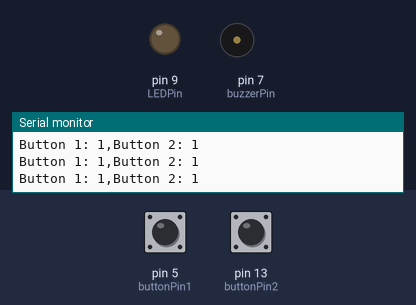
Bench run of a sketch on a simulated Arduino Uno, built with avr-gcc and run on an emulated ATmega328P. Parts: output pins drawn as LEDs (lit = HIGH), buzzer (waves = sounding, pin HIGH), the last lines printed to the serial monitor. Inputs (shaded band) come from the test bench; at power-on: pin 5 (buttonPin1) HIGH, pin 13 (buttonPin2) HIGH.

Above: at 1.4 s.
1.5 s: pin 5 (buttonPin1) pulled LOW for 1 s
At 3.7 s:
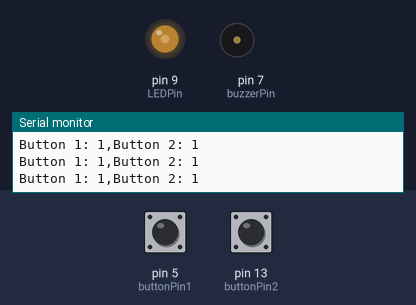
4.2 s: pin 13 (buttonPin2) pulled LOW for 3.2 s
At 5.85 s:
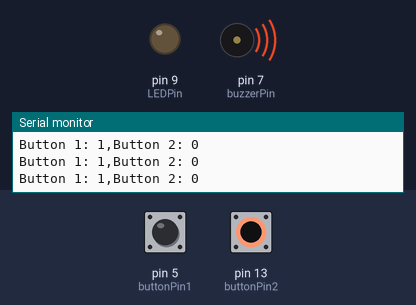
9.0 s: pin 5 (buttonPin1) pulled LOW for 3.2 s
At 13.4 s:
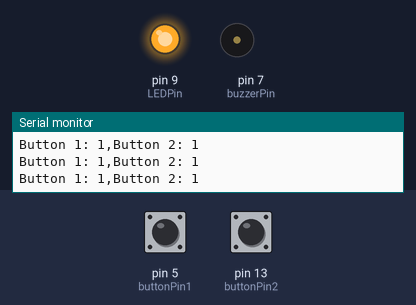
13.7 s: pin 13 (buttonPin2) pulled LOW for 3.2 s
At 14.86 s:
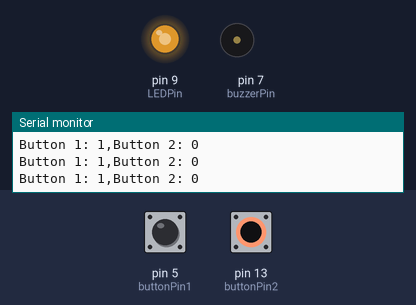
18.6 s: pin 5 (buttonPin1) pulled LOW for 0.35 s
At 20.4 s:
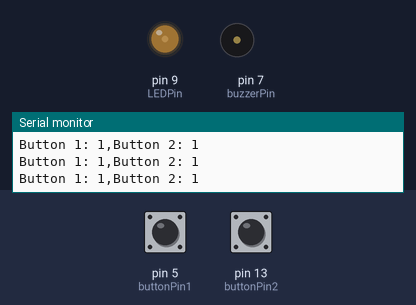
20.7 s: pin 13 (buttonPin2) pulled LOW for 0.35 s
At 22.2 s:
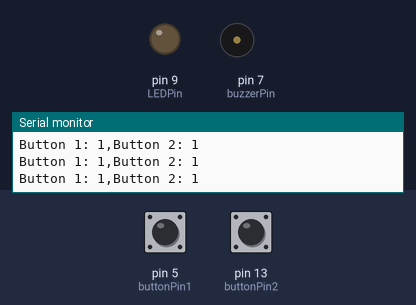
Timing chart, 0 to 23.7 s (numbered marks = the images above; inputs shaded):
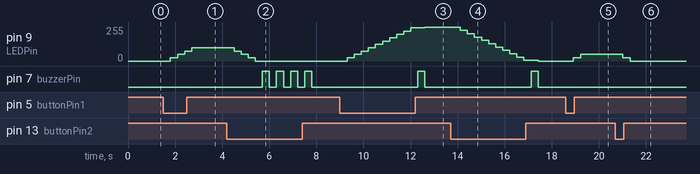

The sketch:

2pushbuttons_LED_buzzer_lightchanging.ino
```cpp
int buttonPin1 = 5;
int buttonPin2 = 13;
int buttonVal1;
int buttonVal2;
int LEDbright = 0;
int dt = 300;
int LEDPin = 9;
int buzzerPin = 7;


void setup() {
  // put your setup code here, to run once:
  Serial.begin(9600);
  pinMode(buttonPin1,INPUT);
  pinMode(buttonPin2,INPUT);
  pinMode(LEDPin,OUTPUT);
  pinMode(buzzerPin,OUTPUT);
}

void loop() {
  // put your main code here, to run repeatedly:
  buttonVal1 = digitalRead(buttonPin1);
  buttonVal2 = digitalRead(buttonPin2);
  Serial.print("Button 1: ");
  Serial.print(buttonVal1);
  Serial.print(",");
  Serial.print("Button 2: ");
  Serial.println(buttonVal2);
  delay(dt);

  if (buttonVal1 == 0) {
    LEDbright = LEDbright + 25;
  }

  if (buttonVal2 == 0) {
    LEDbright = LEDbright - 25;
  }

  if (LEDbright > 255) {
    LEDbright = 255;
    digitalWrite(buzzerPin,HIGH);
    delay(dt);
    digitalWrite(buzzerPin,LOW);

  }

  if (LEDbright < 0) {
    LEDbright = 0;
    digitalWrite(buzzerPin,HIGH);
    delay(dt);
    digitalWrite(buzzerPin,LOW);
  }


  analogWrite(LEDPin, LEDbright);


}
```

Measured:
- after the input at 1.5 s, pin 9 (LEDPin): 0/255 → 25/255 after 0.30 s, → 50/255 0.30 s later, → 75/255 0.30 s later, → 100/255 0.30 s later
- after the input at 4.2 s, pin 9 (LEDPin): 100/255 → 75/255 after 0.31 s, → 50/255 0.30 s later, → 25/255 0.30 s later, → 0/255 0.30 s later; pin 7 (buzzerPin): alternates HIGH for 0.30 s and LOW for 0.30 s, 8 changes in all, then stays LOW, starting after 1.5 s
- after the input at 9.0 s, pin 9 (LEDPin): moves from 0/255 to 255/255 over 3.3 s, starting after 0.31 s; pin 7 (buzzerPin): LOW → HIGH after 3.3 s, → LOW 0.30 s later
- after the input at 13.7 s, pin 9 (LEDPin): moves from 255/255 to 0/255 over 3.3 s, starting after 0.41 s; pin 7 (buzzerPin): LOW → HIGH after 3.4 s, → LOW 0.30 s later
- after the input at 18.6 s, pin 9 (LEDPin): 0/255 → 25/255 after 0.32 s, → 50/255 0.30 s later
- after the input at 20.7 s, pin 9 (LEDPin): 50/255 → 25/255 after 0.32 s, → 0/255 0.30 s later
